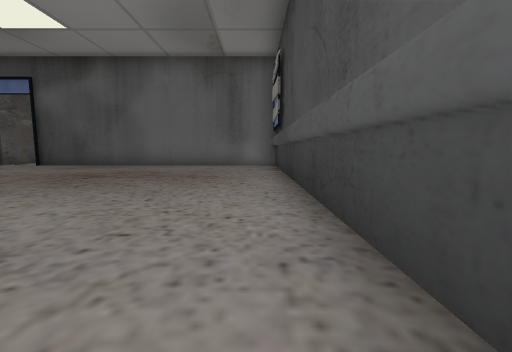
View 1 (above)

14 first-person views from a walk through a 3-D level made in the Unity game engine. The camera is 1.2 m above the floor, tilts 6° down and sees 90° across. Doors are open. The floor is counted in squares, 2 m on a side. Each view is taken from the middle of a square. On the plan, view 1 faces up. The plan holds only what a view shows up to about 9 squares ahead; the rest is blank. The place goes on beyond the plan. The player is left out. Some surface patterns are stand-ins.

View 2
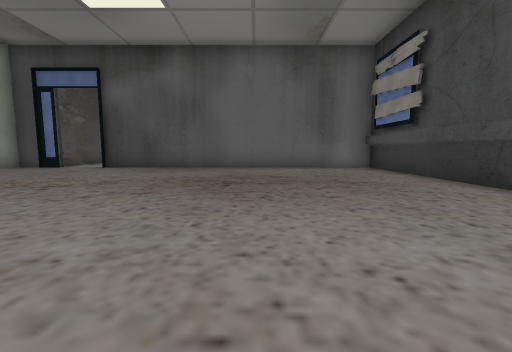

View 3
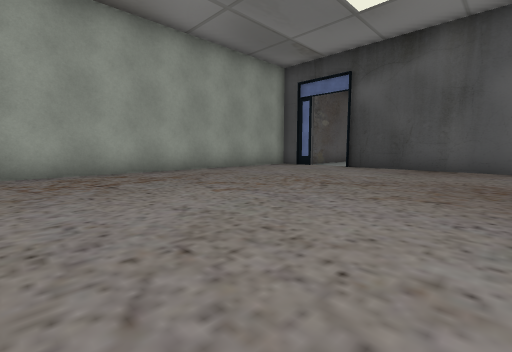

View 4
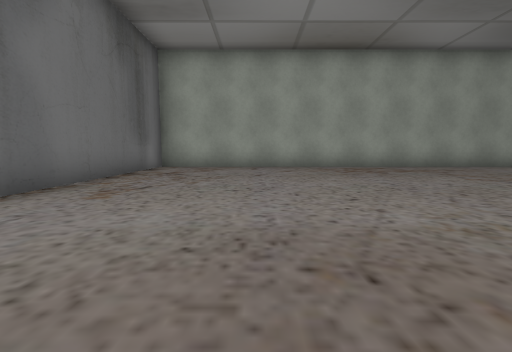

View 5
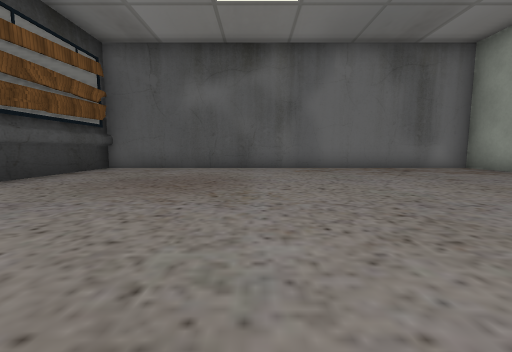

View 6
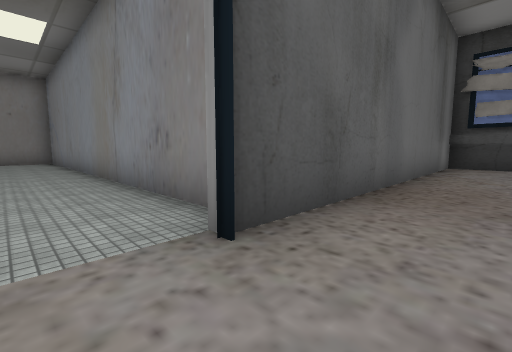

View 7
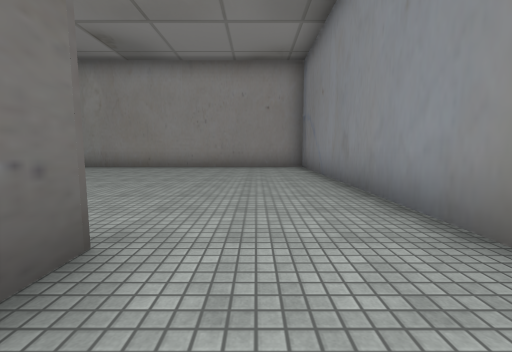

View 8
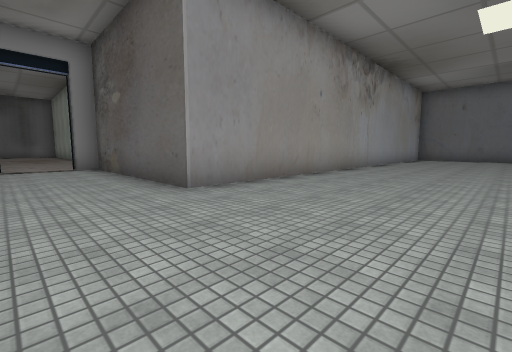

View 9
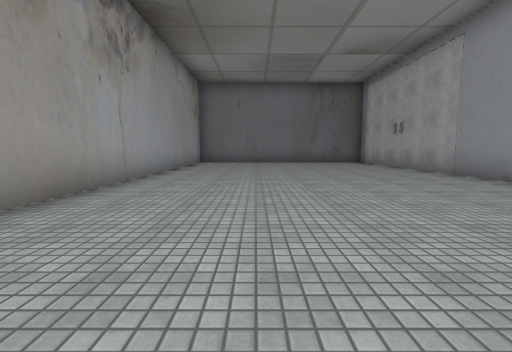

View 10
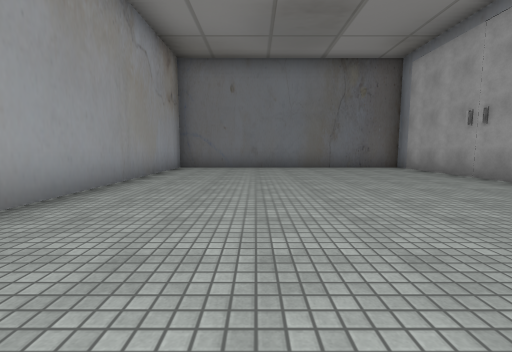

View 11
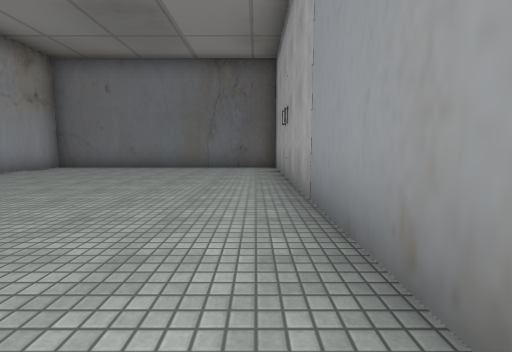

View 12
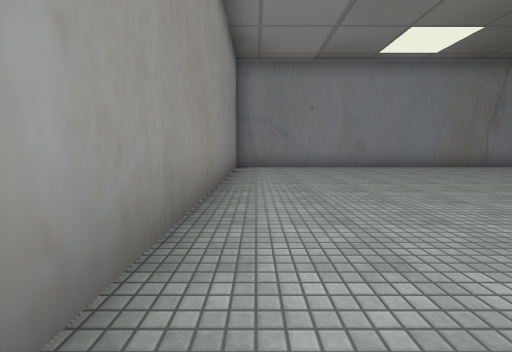

View 13
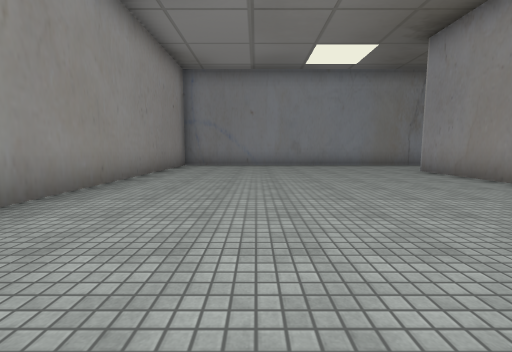

View 14
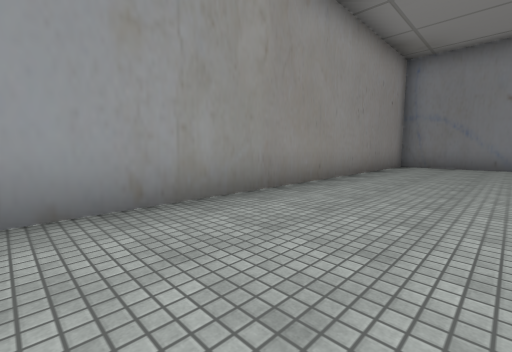

### Floor plan
Points are (right, up) in squares from view 1. A wall is a line through its corners. A room is listed if a view was taken in it or the views show most of it. See-through windows are left out.
Room 1 (views 1, 2, 3, 4, 5, 6)
walls: (0.7, 0.6) (0.7, 9.4); (0.7, -4.2) (0.7, -0.6); (-9.4, 9.4) (-10.7, 9.4) (-10.7, -4.2) (0.6, -4.2) (0.6, 9.4) (-8, 9.4)
ways out: open door at (-8.7, 9.3) to room 2
Room 2 (views 7, 8, 9, 10, 11, 12, 13, 14)
walls: (-7.4, 10.2) (-7.4, 21.6) (-23.4, 21.6) (-23.4, 14.5) (-10, 14.5) (-10, 9.6)
ways out: open door at (-8.7, 9.3) to room 1

Where each view was taken, in squares from view 1:
view 1: 0 up, 0 right, facing up
view 2: 1 up, 3 left, facing up
view 3: 1 up, 4 left, facing up-left
view 4: 1 down, 2 left, facing left
view 5: 4 up, 4 left, facing down
view 6: 8 up, 9 left, facing up-right
view 7: 13 up, 9 left, facing up
view 8: 18 up, 8 left, facing down-left
view 9: 17 up, 12 left, facing left
view 10: 17 up, 15 left, facing left
view 11: 21 up, 15 left, facing left
view 12: 21 up, 16 left, facing right
view 13: 19 up, 17 left, facing right
view 14: 19 up, 17 left, facing up-right
